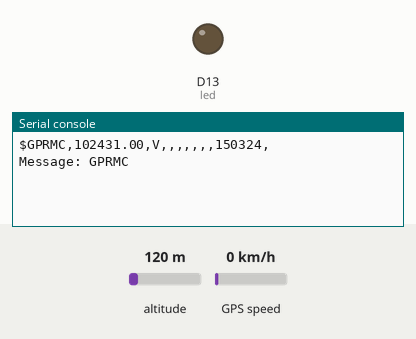
A program run on a simulated CircuitPython board. On the bench: output pins drawn as LEDs (lit = HIGH), the last lines printed to the serial console. Inputs (shaded band) come from the test bench; at power-on: altitude 120 m, GPS speed 0 km/h. The GPS gets a fix after 3 s at 37.7749, -122.4194 with 8 satellites.

Above: at 1.2 s.
1.3 s: altitude set to 20 m
At 2.8 s:
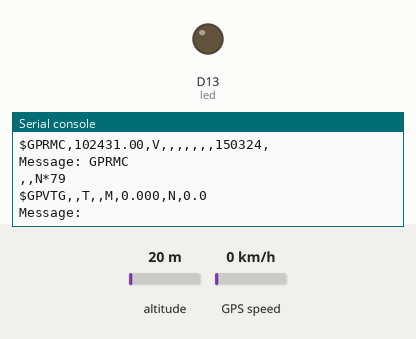
3.5 s: GPS speed set to 30 km/h
At 4.5 s:
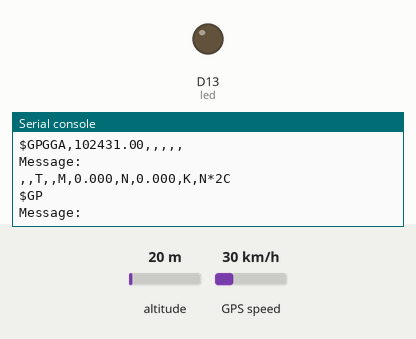

The program:

GPS_Data_logger.py
```python
#   import libraries for UART communication
#   board to simplify pin Assignments
import board
import busio
import digitalio
import time


#   configure led
led = digitalio.DigitalInOut(board.D13)
led.direction = digitalio.Direction.OUTPUT

#   create UART instance for baudrate 9600 kb/s
gps_uart = busio.UART(board.TX, board.RX, baudrate=9600)


def get_NMEA_Message(datastring):
    #Isolate NMEA meassge
    nmea = datastring[datastring.find("$")+1:datastring.find(",")]
    #determine message
    return nmea

#Satelite Definition, assuming first part of message is blocked off

while True:
    data = gps_uart.read(32)

    if data is not None:
        led.value = True
        datastring = ''.join([chr(b) for b in data])  # convert to string
        print(datastring)
        print("Message: "+get_NMEA_Message(datastring))
        led.value = False
        time.sleep(1)
```

Measured:
- after the input at 3.5 s, the serial console: prints a new line after 0.50 s (image 2)
